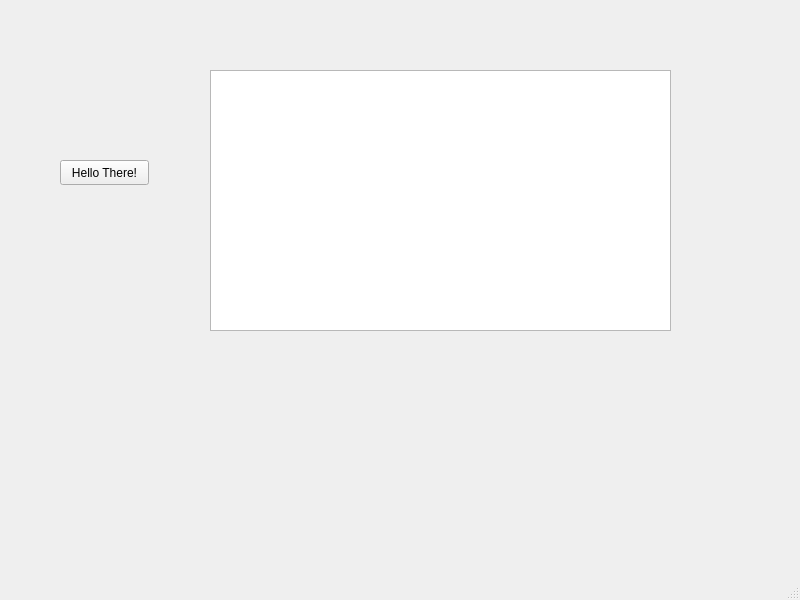
<?xml version="1.0" encoding="UTF-8"?>
<ui version="4.0">
 <class>MainWindow</class>
 <widget class="QMainWindow" name="MainWindow">
  <property name="geometry">
   <rect>
    <x>0</x>
    <y>0</y>
    <width>800</width>
    <height>600</height>
   </rect>
  </property>
  <property name="windowTitle">
   <string>MainWindow</string>
  </property>
  <widget class="QWidget" name="centralwidget">
   <widget class="QPushButton" name="pushButton">
    <property name="geometry">
     <rect>
      <x>60</x>
      <y>160</y>
      <width>89</width>
      <height>25</height>
     </rect>
    </property>
    <property name="text">
     <string>Hello There!</string>
    </property>
   </widget>
   <widget class="QTextEdit" name="Grevious">
    <property name="geometry">
     <rect>
      <x>210</x>
      <y>70</y>
      <width>461</width>
      <height>261</height>
     </rect>
    </property>
    <property name="html">
     <string>&lt;!DOCTYPE HTML PUBLIC &quot;-//W3C//DTD HTML 4.0//EN&quot; &quot;http://www.w3.org/TR/REC-html40/strict.dtd&quot;&gt;
&lt;html&gt;&lt;head&gt;&lt;meta name=&quot;qrichtext&quot; content=&quot;1&quot; /&gt;&lt;style type=&quot;text/css&quot;&gt;
p, li { white-space: pre-wrap; }
&lt;/style&gt;&lt;/head&gt;&lt;body style=&quot; font-family:'Ubuntu'; font-size:11pt; font-weight:400; font-style:normal;&quot;&gt;
&lt;p style=&quot;-qt-paragraph-type:empty; margin-top:0px; margin-bottom:0px; margin-left:0px; margin-right:0px; -qt-block-indent:0; text-indent:0px;&quot;&gt;&lt;br /&gt;&lt;/p&gt;&lt;/body&gt;&lt;/html&gt;</string>
    </property>
   </widget>
  </widget>
  <widget class="QMenuBar" name="menubar">
   <property name="geometry">
    <rect>
     <x>0</x>
     <y>0</y>
     <width>800</width>
     <height>22</height>
    </rect>
   </property>
  </widget>
  <widget class="QStatusBar" name="statusbar"/>
 </widget>
 <resources/>
 <connections/>
</ui>
